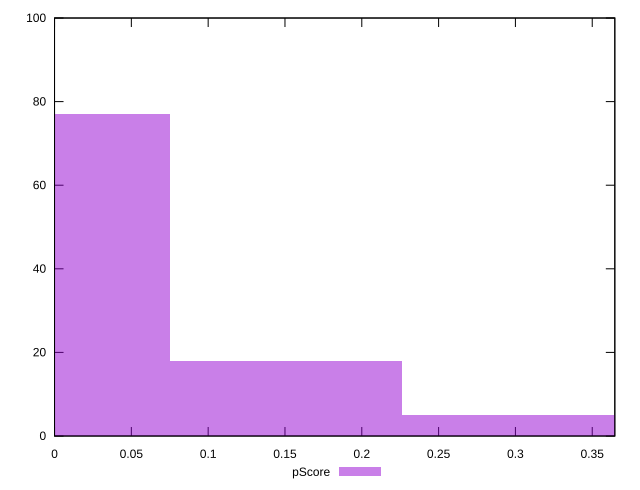

The gnuplot source for this figure:
reset

$pScore <<EOF
0 77
0.15057482195348992 18
0.30114964390697985 5
EOF

set key outside below
set boxwidth 0.15057482195348992
set xrange [0:0.3647058823529412]
set yrange [0:100]
set trange [0:100]
set style fill transparent solid 0.5 noborder
set terminal svg size 640, 490 enhanced background rgb 'white'
set output "report_00014_2021-02-09T15:56:05.503Z/unused-javascript/samples/pages+cached/pScore/histogram.svg"

plot $pScore title "pScore" with boxes

reset
